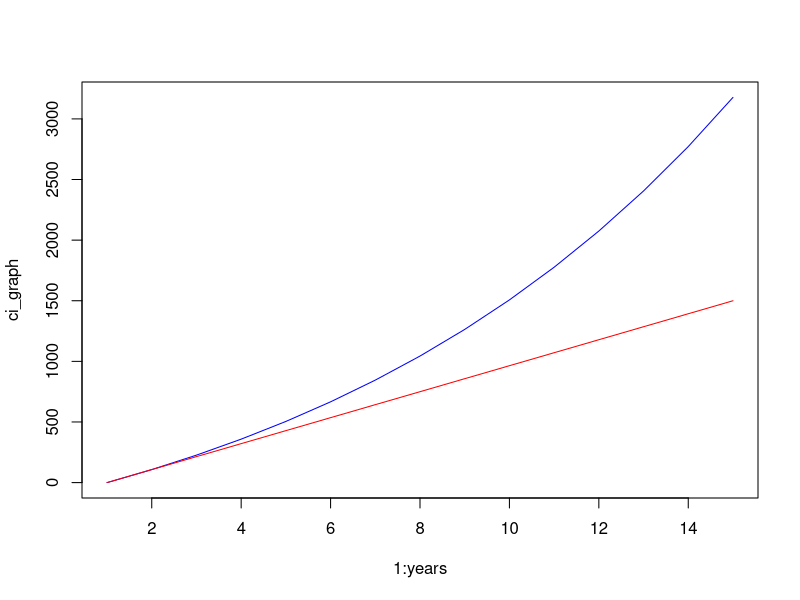

The R script that drew this image:
x <- c(12,7,3,4.2,18,2,54,-21,8,-5)
result.mean <- mean(x)
print(result.mean)

# Create a vector.
x <- c(12,7,3,4.2,18,2,54,-21,8,-5)

# Find Mean.
result.mean <-  mean(x,trim = 0.3)
print(result.mean)

# function for CI amount
# A = P(1+R/100)^n

CI_A <- function(P, R, T){
  ci_amount <- P*(1+R/100)^T
  return(ci_amount)
}


CI_A(1000, 7, 2)

CI <- function(P, R, T){
  ci <- CI_A(P,R,T) - P
  return(ci)
}

CI(1000, 7, 2)

## CI vs SI graph

p <- 1000
r <- 10
years = 15

time <- seq(0,years,length.out= years)
ci_graph <- CI(p, r, time)
si_graph <- p*r*time/100

plot(1:years, ci_graph, type = "l", col = "blue")
lines(1:years, si_graph, type="l", col = "red")


profit <- function(sp,cp){
  profit_a <- (sp-cp)
  return(profit_a)
}
profit(1000, 760)


Loss <- function(cp,sp){
  loss_a <- (cp-sp)
  return(loss_a)
}
Loss(100,860)


SI <- function(p, r, t){
  SI_a <- (p*r*t)/100
  return(SI_a)
}